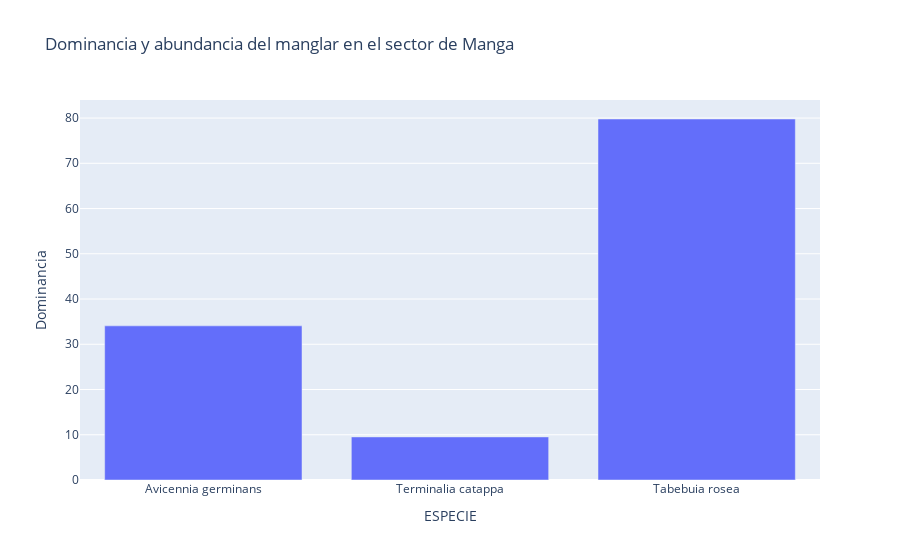

The cell this chart's notebook holds for it:
### Code cell
figura4=px.bar(df_4,x="ESPECIE",y="Dominancia",barmode="group",title="Dominancia y abundancia del manglar en el sector de Manga")
figura4

### Figure 1 — Plotly figure (JSON) as saved in the notebook; plotly's stock layout.template omitted (floating-point values rounded to 4 significant figures)
{"data": [{"alignmentgroup": "True", "hovertemplate": "ESPECIE=%{x}<br>Dominancia=%{y}<extra></extra>", "legendgroup": "", "marker": {"color": "#636efa", "pattern": {"shape": ""}}, "name": "", "offsetgroup": "", "orientation": "v", "showlegend": false, "textposition": "auto", "type": "bar", "x": ["Avicennia germinans", "Terminalia catappa", "Tabebuia rosea"], "xaxis": "x", "y": [34.07, 9.52, 79.79], "yaxis": "y"}], "layout": {"autosize": true, "barmode": "group", "legend": {"tracegroupgap": 0}, "title": {"text": "Dominancia y abundancia del manglar en el sector de Manga"}, "xaxis": {"anchor": "y", "autorange": true, "domain": [0, 1], "range": [-0.5, 2.5], "title": {"text": "ESPECIE"}, "type": "category"}, "yaxis": {"anchor": "x", "autorange": true, "domain": [0, 1], "range": [0, 83.99], "title": {"text": "Dominancia"}, "type": "linear"}}}
